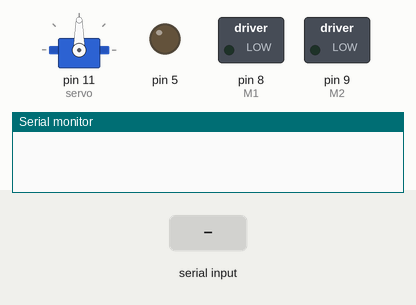
The sketch below on a simulated Arduino Uno, built with avr-gcc and run on an emulated ATmega328P. Shown: servo, switched loads named in the sketch (green lamp = pin HIGH), output pins drawn as LEDs (lit = HIGH), the last lines printed to the serial monitor. The inputs (shaded band) are chosen by the test bench.

Above: at 1.2 s.
1.3 s: "1" received over the second serial link
At 2.5 s:
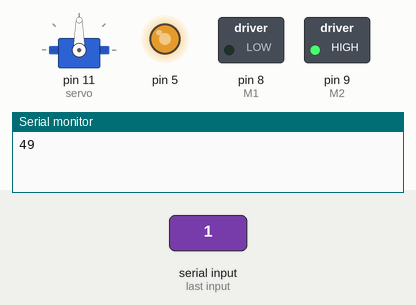
2.8 s: "0" received over the second serial link
At 3.9 s:
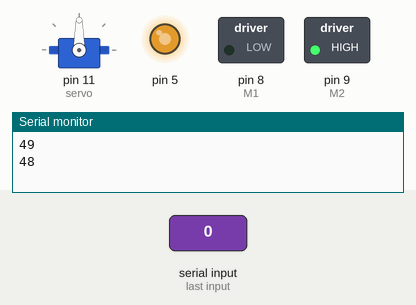
Timing chart, 0 to 5.8 s (numbered marks = the images above; inputs shaded):
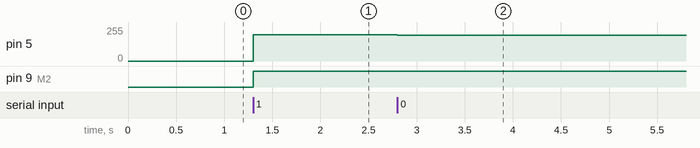

Measured:
- after the input at 1.3 s, pin 5: 0/255 → 196/255 at once; pin 9 (M2): LOW → HIGH at once
- after the input at 2.8 s, pin 5: 196/255 → 192/255 at once

The sketch:

final.ino
```cpp
#include <SoftwareSerial.h>
#include <Servo.h>


SoftwareSerial BTSerial(3, 2);                // Rx핀을 3번 Tx핀을 2번
Servo servo;
int value = 90;                              // 바퀴의 초기 각도를 90(중앙)으로 설정한다.
int M1 = 8;                                  // Motor1
int M2 = 9;                                  // Motor2
int flag=1;                                 // 후진 기어를 위한 flag 설정

void setup() {
  pinMode(M1, OUTPUT);
  pinMode(M2, OUTPUT);
  pinMode(5, OUTPUT);
  pinMode(11, OUTPUT);
  servo.attach(11);
  BTSerial.begin(9600);                    // 블루투스 통신속도를 9600bps로 설정
  Serial.begin(9600);
  servo.write(value);
}

void loop() {
  if(BTSerial.available())
  {
    int n = BTSerial.read(),R;
    if(n>205 & n<225) flag=1;                // 후진기어 설정값
    if(n>=225 & n<255) flag=0;

    if(flag==1)
      {
        Serial.println(n);                 // 블루투스 통신을 받으면 Serial Monitor에 값을 표시한다.
        if(n<20) // 정지
        {
          digitalWrite(M1, HIGH);           // Flex sensor 저항값이 20보다 작으면 M1,M2 를 HIGH로 하여 차가 정지한다.
          digitalWrite(M2, HIGH);
        }

        if(n>=20 & n<80) // 전진
        {
          digitalWrite(M1, LOW);         // Flex sensor 저항값이 20~80 사이면 전진하며, 속도를 저항값*4로 설정하였다.
          digitalWrite(M2, HIGH);
          analogWrite(5,n*4);
        }
        if(n>100 & n <200) // 앞바퀴 각도 조절
        {
          R = map(n,100,200,130,25);    // Flex sensor 저항값이 100~200사이면 Maping을 통해 바뀐 값으로 서보모터에 입력하여 바퀴의 각도를 조절한다.
          servo.write(R);
        }
      }

    if(flag==0)                            // 저항값이 커져서(후진 기어) flag값이 0으로 설정되면
    {
      Serial.println(n);
      digitalWrite(M1, HIGH);      // M1,M2를 HIGH LOW로 설정하여 후진으로 이동하게 된다.
      digitalWrite(M2, LOW);
      analogWrite(5,170);          // 그때의 후진속도는 170으로 설정한다.
      if(n>100 & n <200)
      {
        R = map(n,100,200,130,25);   // 후진으로 설정되었을 때 바퀴의 각도를 설정하는것은 위와 동일하다.
        servo.write(R);
        digitalWrite(M1, HIGH);
        digitalWrite(M2, LOW);
        analogWrite(5,170);
      }
    }
  }
}
```
